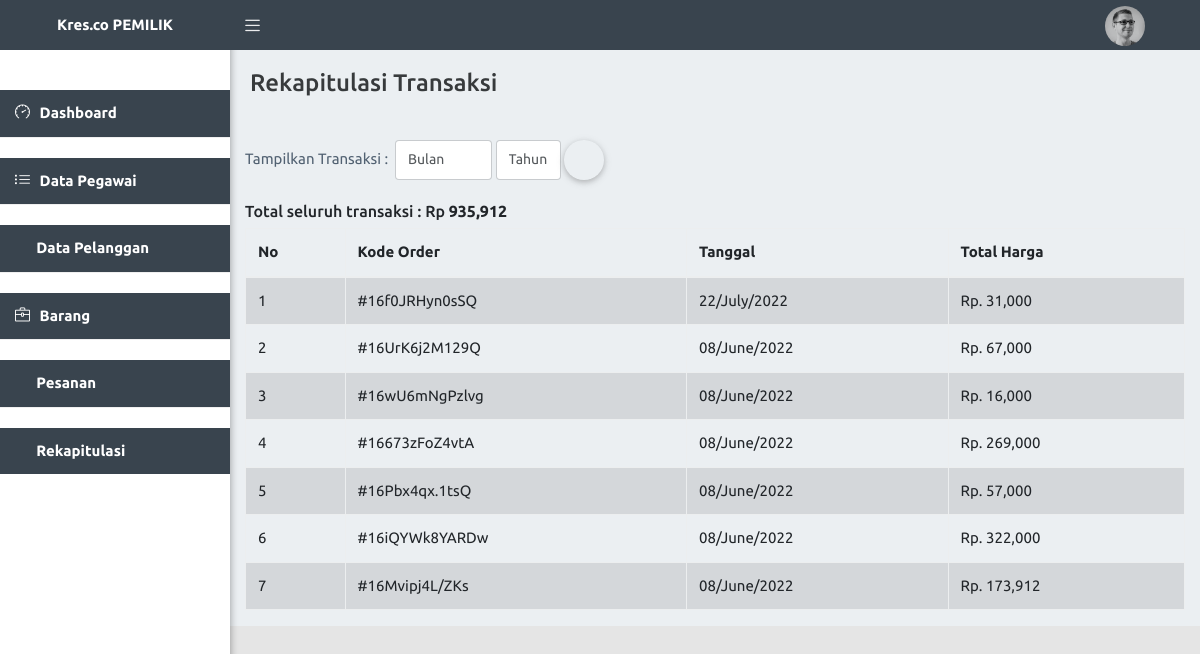
Page /pemilik/rekap/index.php on the committed database.
### tables this page shows
CREATE TABLE `keranjang` (
  `id_keranjang` bigint(20) UNSIGNED NOT NULL,
  `orderid` varchar(255) NOT NULL,
  `id_pelanggan` int(50) NOT NULL,
  `tanggal` timestamp NOT NULL DEFAULT current_timestamp() ON UPDATE current_timestamp(),
  `status` varchar(255) NOT NULL,
  `id_ongkir` varchar(255) NOT NULL
);

### pemilik/rekap/index.php (the view, shortened to what this page needs)
<?php
include '../../koneksi.php';
$q = $conn->query("SELECT * FROM keranjang where status ='selesai'");
if (isset($_POST['submit'])) {
    $bln = date($_POST['bulan']);
    $thn = date($_POST['tahun']);
    if (!empty($bln)) {
     $q = mysqli_query($conn, "SELECT * FROM keranjang WHERE MONTH(tanggal) = '$bln' and year(tanggal) = '$thn' and status ='selesai'");
     $t = mysqli_query($conn, "SELECT * FROM keranjang WHERE year(tanggal) = '$thn'");
     $j = mysqli_query($conn, "SELECT * FROM keranjang WHERE MONTH(tanggal) = '$bln' and year(tanggal) = '$thn' and status ='selesai' ");
    } else {
     $q = mysqli_query($conn, "SELECT * FROM keranjang p where status ='selesai'");
     $t = mysqli_query($conn, "SELECT * FROM keranjang t where status ='selesai'");
    }
   } else {
    $q = mysqli_query($conn, "SELECT * FROM keranjang where status ='selesai'");
   }
?>
<!DOCTYPE html>
<html lang="en">
<head>
    <link href="https://cdn.jsdelivr.net/npm/bootstrap@5.1.3/dist/css/bootstrap.min.css" rel="stylesheet">
    <link rel="stylesheet" type="text/css" href="../../Assets/icon/themify-icons/themify-icons.css">
    <link rel="stylesheet" type="text/css" href="../../Assets/icon/icofont/css/icofont.css">
    <link rel="stylesheet" type="text/css" href="../../Assets/icon/simple-line-icons/css/simple-line-icons.css">
    <link rel="stylesheet" type="text/css" href="../../Assets/plugins/bootstrap/css/bootstrap.min.css">
    <link rel="stylesheet" href="../../Assets/plugins/chartist/dist/chartist.css" type="text/css" media="all">
    <link href="../../Assets/css/svg-weather.css" rel="stylesheet">
    <link rel="stylesheet" type="text/css" href="../../Assets/css/main.css">
    <link rel="stylesheet" type="text/css" href="../../Assets/css/responsive.css">
    <link href="../../Assets/css/sidebars.css" rel="stylesheet">
</head>
<body class="sidebar-mini fixed">
    <div class="wrapper">
        <header class="main-header-top hidden-print">
            <a href="index.php" class="logo"><b>Kres.co PEMILIK</b></a>
            <nav class="navbar navbar-static-top">
                <a href="#!" data-toggle="offcanvas" class="sidebar-toggle"></a>
                <div class="navbar-custom-menu f-right">
                    <ul class="top-nav">
                        <li class="dropdown" style="padding-left: 800px;">
                            <a href="profil.php" data-toggle="dropdown" role="button" aria-haspopup="true" aria-expanded="false" class="dropdown-toggle drop icon-circle drop-image">
                                <span><img class="img-circle " src="../../Assets/images/avatar-1.png" style="width:40px;" alt="User Image"></span>
                                <span>
                                    <i class=" icofont icofont-simple-down"></i></span>
                            </a>
                        </li>
                    </ul>
                </div>
            </nav>
        </header>
        <aside class="main-sidebar hidden-print">
            <section class="sidebar" id="sidebar-scroll">
                <ul class="sidebar-menu">
                <li class="nav-level"></li>
                <li class="active treeview">
                    <a class="waves-effect waves-dark" href="../index.php">
                        <i class="icon-speedometer"></i><span> Dashboard</span>
                    </a>
                </li>
                <li class="nav-level"></li>
                <li class="active treeview">
                    <a class="waves-effect waves-dark" href="../datapegawai.php">
                        <i class="icon-list"></i><span> Data Pegawai</span>
                    </a>
                </li>
                <li class="nav-level"></li>
                <li class="active treeview">
                    <a class="waves-effect waves-dark" href="../data_pelanggan.php">
                        <i class="icofont icofont-users"></i><span> Data Pelanggan</span>
                    </a>
                </li>
                <li class="nav-level"></li>
                <li class="active treeview">
                    <a class="waves-effect waves-dark" href="../barang/produk.php">
                        <i class="icon-briefcase"></i><span> Barang</span>
                    </a>
                </li>
                <li class="nav-level"></li>
                <li class="active treeview">
                    <a class="waves-effect waves-dark" href="../pemesanan/index.php">
                        <i class="icofont icofont-files"></i><span> Pesanan</span>
                    </a>
                </li>
                <li class="nav-level"></li>
                <li class="active treeview">
                    <a class="waves-effect waves-dark" href="index.php">
                        <i class="icofont icofont-wallet"></i><span> Rekapitulasi</span>
                    </a>
                </li>
            </ul>
            </section>
        </aside>
        <div class="content-wrapper">
            <div class="container-fluid">
                <div class="row">
                    <div class="main-header">
                        <h4>Rekapitulasi Transaksi</h4>
                    </div>
                </div>
                <br><form method="POST" action="" class="form-inline">
       <label for="date1">Tampilkan transaksi :&nbsp;</label>
       <select class="form-control mr-2" name="bulan">
        <option value="">Bulan</option>
       </select>
       <select class="form-control mr-2" name="tahun">
        <option value="">Tahun</option>
       </select>
        <button type="submit" name="submit" class="btn btn-icon">
			<i class="icofont icofont-search"></i>
	    </button>
      </form>
      <?php
                                                $brg = mysqli_query($conn,"select * from keranjang k, pelanggan p where k.id_pelanggan=p.id_pelanggan and status='Selesai' order by id_keranjang ASC");
												$subtotal = 0;
                                                while($r=mysqli_fetch_assoc($brg)){
											    $orderid = $r['orderid'];
                                                $ongkir = $r['id_ongkir'];
                                                $result = mysqli_query($conn,"select sum(d.qwe*b.harga)+o.tarif as count from ongkir o, detail d, barang b where o.id_ongkir='$ongkir' and d.orderid='$orderid' and b.id_barang=d.id_barang order by d.id_barang asc");
                                                $row = mysqli_fetch_assoc($result);
                                                $count = $row['count'];
                                                $subtotal += $count;
                                                ?>
                                                <?php
                                                    }
                                                    ?>
                                                    <br>
												<h6 colspan="3" class="text-dark" style="text-align:left"> Total seluruh transaksi : Rp <b><?php echo number_format($subtotal) ?></b></h6>
      <table class="table table-striped table-bordered table-hover" id="dataTables-example">
			<thead>
				<tr>
				    <th>No</th>
					<th>Kode Order</th>
					<th>Tanggal</th>
				    <th>Total Harga</th>
				</tr>
			</thead>
		    <tbody>
                <?php
                                                $no = 1;
                                                while ($r = $q->fetch_assoc()) {
                                                ?>
                                                <tr>
                                                <td><?= $no++ ?></td>
                                                <td>#<?= ucwords($r['orderid']) ?></td>
                                                <td><?= date('d/F/Y', strtotime($r['tanggal'])) ?></td>
                                                <td>Rp. <?php
												$ongkir = $r['id_ongkir'];
												$result1 = mysqli_query($conn,"select sum(d.qwe*b.harga)+o.tarif AS count from ongkir o, detail d, barang b where o.id_ongkir = '$ongkir' and orderid='".$r['orderid']."' and b.id_barang=d.id_barang order by d.id_barang ASC");
												$cekrow = mysqli_num_rows($result1);
												$row1 = mysqli_fetch_assoc($result1);
												$count = $row1['count'];
												if($cekrow > 0){
													echo number_format($count);
													} else {
														echo 'No data';
													}?></td>
                                                </tr>
                                                <?php
                                                }
                                                ?>
                    </table>
</body>
</html>

### Assets/css/sidebars.css (style rules this page uses)
body { min-height: 100vh; min-height: -webkit-fill-available; }
html { height: -webkit-fill-available; }
.dropdown-toggle { outline: 0; }

### Assets/css/generic-class.css (style rules this page uses)
.f-right { float: right !important; }

### Assets/css/menu.css (style rules this page uses)
.top-nav .dropdown-toggle:after { content: initial; }
.main-header-top { background-color: #39444e; }
.nav-level { padding: 10px 0 !important; font-weight: 500; font-size: 13px; color: #2196f3; border-top: 1px solid #efefef; position: relative; }
.nav-level:first-child { margin-top: 20px; border-top: none; }
.main-header-top .navbar .top-nav > li > a { opacity: 0.9; color: #fff; }
.main-header-top .navbar .sidebar-toggle { color: #fff; opacity: 0.9; }
.main-header-top .logo { color: #fff; border-bottom: 0 solid transparent; }
.sidebar-menu > li > a { color: #666; }
.sidebar-menu > li.active > a { color: #fff; font-weight: 600; background: #39444e; }
.fixed .main-header-top, .fixed .main-sidebar, .fixed .left-side { position: fixed; }
.fixed .main-header-top { top: 0; right: 0; left: 0; }
.fixed .content-wrapper { margin-top: 50px; }
.wrapper:before { content: " "; display: table; }
.wrapper:after { content: " "; clear: both; }
.content-wrapper { height: 100%; background-color: #ebeff2; margin-left: 230px; z-index: 820; -webkit-transition: all 0.3s ease-in-out; -moz-transition: all 0.3s ease-in-out; -ms-transition: all 0.3s ease-in-out; transition: all 0.3s ease-in-out; }
.main-header-top { position: relative; max-height: 50px; z-index: 1030; }
.main-header-top > .navbar { margin-bottom: 0; margin-left: 230px; border: none; max-height: 50px; border-radius: 0; padding: 0; background-color: #39444e; }
.main-header-top .sidebar-toggle { float: left; background-color: transparent; background-image: none; padding: 15px; font-family: fontAwesome; position: relative; -webkit-transition: all 0.3s ease; -moz-transition: all 0.3s ease; -ms-transition: all 0.3s ease; transition: all 0.3s ease; max-height: 50px; }
.main-header-top .sidebar-toggle:before { font-family: 'simple-line-icons'; content: "\e601"; font-size: 15px; }
.main-header-top .logo { display: block; width: 230px; height: 50px; font-size: 15px; font-weight: 400; line-height: 50px; text-align: center; padding: 0 15px; float: left; overflow: hidden; }
.main-header-top .top-nav { list-style: none; padding-left: 0; display: inline-block; float: right; margin: 0 10px 0 0; }
.main-header-top .top-nav > li { display: inline-block; position: relative; }
.main-header-top .top-nav > li > a { padding: 15px 20px; line-height: 50px; opacity: 0.9; }
.main-sidebar { position: absolute; top: 0; left: 0; background: #fff; padding-top: 50px; min-height: 100vh; width: 230px; z-index: 810; -webkit-box-shadow: 1px 3px 7px rgba(0, 0, 0, 0.3); box-shadow: 1px 3px 7px rgba(0, 0, 0, 0.3); -webkit-transition: transform 0.3s ease-in-out, width 0.3s ease-in-out; -moz-transition: transform 0.3s ease-in-out, width 0.3s ease-in-out; -ms-transition: transform 0.3s ease-in-out, width 0.3s ease-in-out; transition: transform 0.3s ease-in-out, width 0.3s ease-in-out; }
.sidebar { padding-bottom: 10px; font-size: 16px; }
.sidebar-menu { list-style: none; margin: 0; padding: 0; white-space: nowrap; overflow: hidden; }
.sidebar-menu > li { position: relative; margin: 0; padding: 0; }
.sidebar-menu > li > a { padding: 12px 5px 12px 15px; display: block; position: relative; font-size: 15px; background-color: #fff; }
.sidebar-menu > li > a > i { padding-right: 6px; display: inline; }

### rows in the picture
keranjang: orderid "16f0JRHyn0sSQ", tanggal "22/July/2022", count "31,000"
keranjang: orderid "16UrK6j2M129Q", tanggal "08/June/2022", count "67,000"
keranjang: orderid "16wU6mNgPzlvg", tanggal "08/June/2022", count "16,000"
keranjang: orderid "16673zFoZ4vtA", tanggal "08/June/2022", count "269,000"
keranjang: orderid "16Pbx4qx.1tsQ", tanggal "08/June/2022", count "57,000"
keranjang: orderid "16iQYWk8YARDw", tanggal "08/June/2022", count "322,000"
keranjang: orderid "16Mvipj4L/ZKs", tanggal "08/June/2022", count "173,912"

### other values in the picture
$subtotal "935,912"
